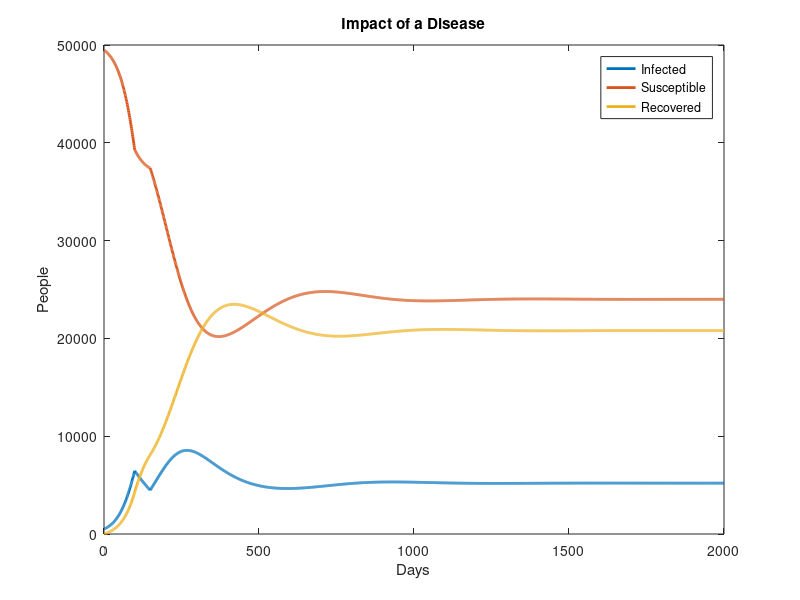

Write the MATLAB code that produced this figure.
clear;clf; hold off;
count = 0;
%%% GENERAL %%%
n = 50000;            % population
lastDay = 2000;        % last day to plot

%%% INFECTED %%%
b = 1 / (20 * n);     % infection rate
i = 0.01 * n;         % infected
iprev = i;            % previous day's infected
infectedVec = [];     % stores infected in vector

%%% SUSCEPTIBLE %%%
s = n - i;            % susceptible people
sprev = s;            % previous day's susceptible people
susceptibleVec = [];  % stores susceptible in vector

%%% RECOVERY %%%
a = 1000/n;           % recovery rate
r = 0;                % amount recovered
rprev = r;            % previous day's recovered
recoveredVec = [];    % stores amount recovered in vector
y = 250/n;

%%% LOCKDOWN %%%
lStart = 100;

for i = 1:lastDay
    if (i == lStart)
        b = 1/(60 * n);
    elseif (i == lStart + 50)
        b = 1/(24 * n);
    endif
    
    s = -b * sprev * iprev + y * rprev + sprev;
    i = b * sprev * iprev - a * iprev + iprev;
    r = a * iprev - y * rprev + rprev;
    sprev = s;
    iprev = i;
    rprev = r;
    
    infectedVec = [infectedVec, i];
    susceptibleVec = [susceptibleVec, s];
    recoveredVec = [recoveredVec, r];
endfor

%%% PLOTTING & FORMATTING %%%
plot(infectedVec, "linewidth", 2); 
hold on;
plot(susceptibleVec, "linewidth", 2);
plot(recoveredVec, "linewidth", 2);

title("Impact of a Disease");
legend("Infected", "Susceptible", "Recovered");
xlabel("Days"); ylabel("People");










